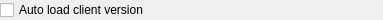
<ui version="4.0" >
 <class>optionswidgetClass</class>
 <widget class="QWidget" name="optionswidgetClass" >
  <property name="geometry" >
   <rect>
    <x>0</x>
    <y>0</y>
    <width>383</width>
    <height>19</height>
   </rect>
  </property>
  <layout class="QVBoxLayout" >
   <property name="margin" >
    <number>0</number>
   </property>
   <item>
    <widget class="QCheckBox" name="chbAutoLoadSoftwareInfo" >
     <property name="text" >
      <string>Auto load client version</string>
     </property>
    </widget>
   </item>
  </layout>
 </widget>
 <layoutdefault spacing="6" margin="11" />
 <resources/>
 <connections/>
</ui>
